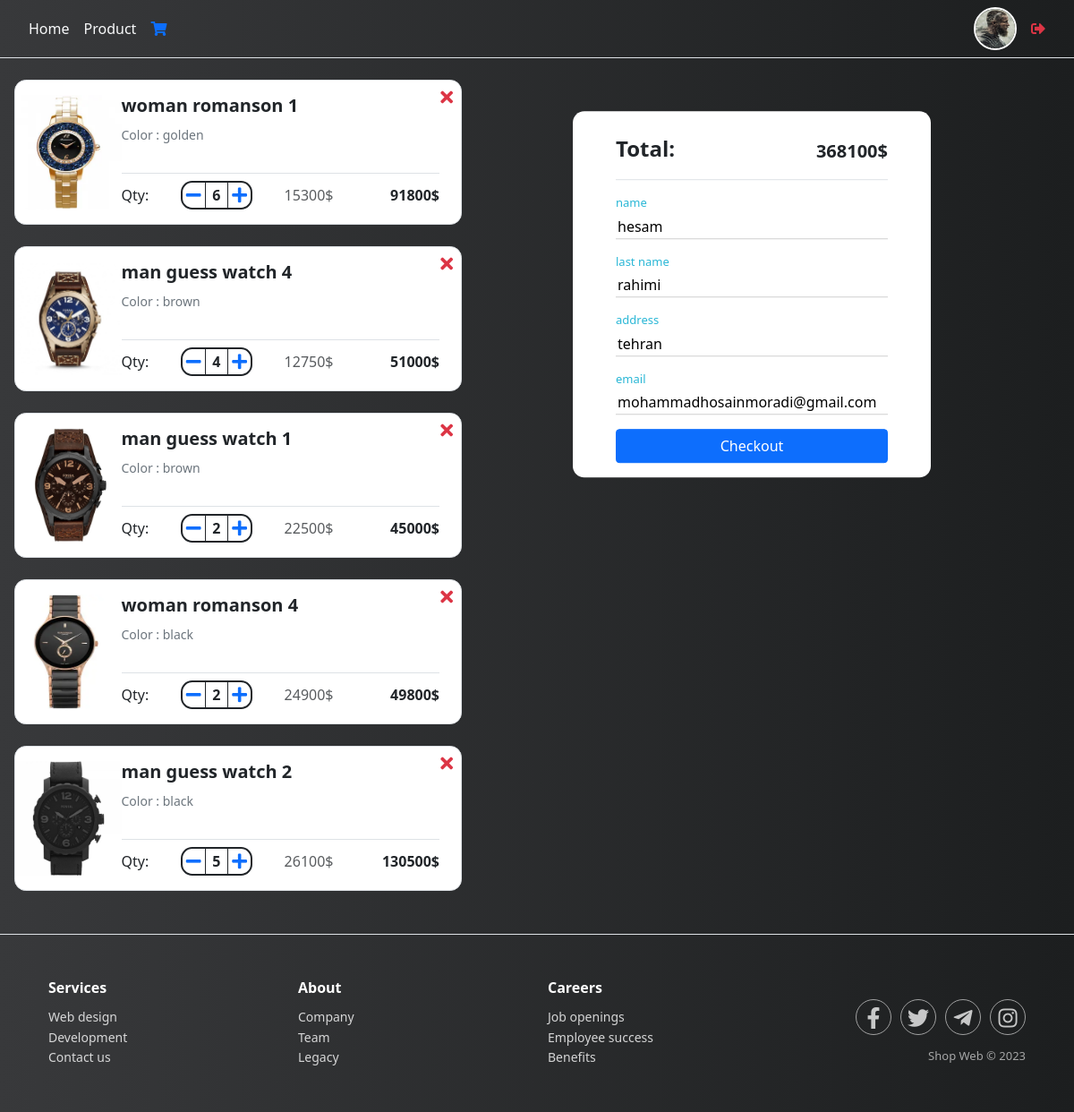
/cart/ (signed in), run on an earlier commit of the app's database.
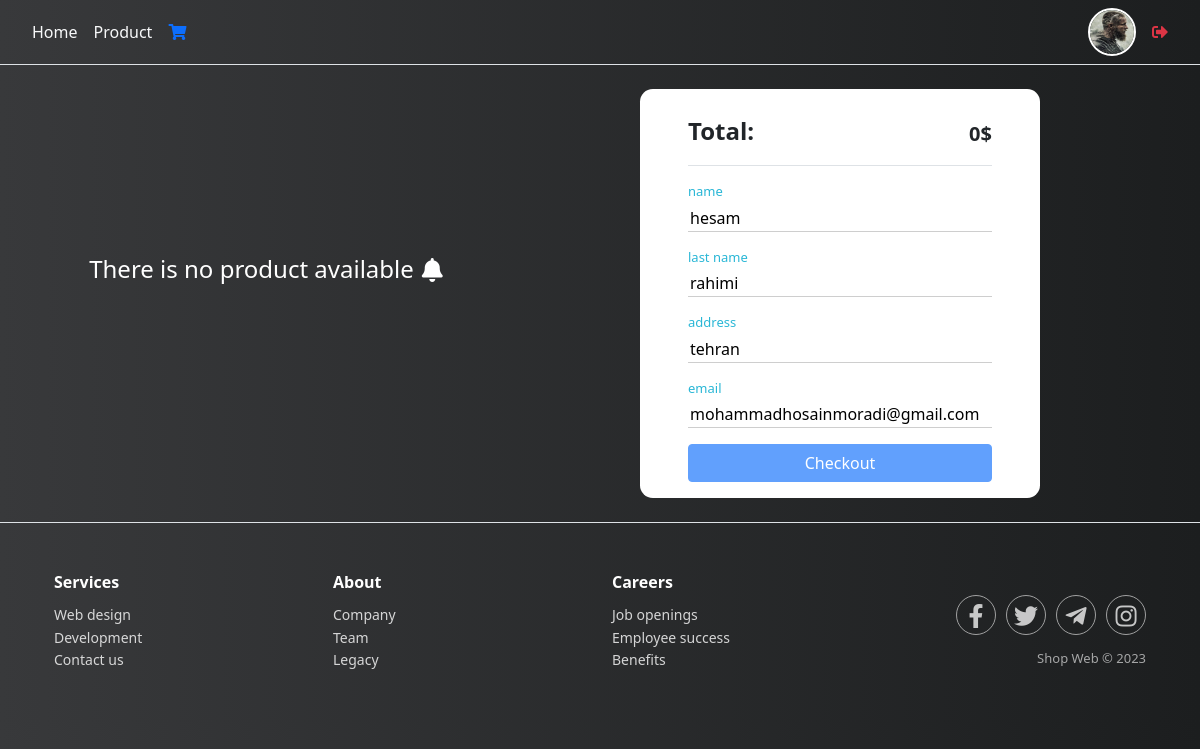
And on a later commit of the database.
### cart/models.py (models this page shows, shortened)
class Cart(models.Model):
    product = models.ForeignKey(Product,on_delete = models.CASCADE)
    user = models.ForeignKey(User,on_delete = models.CASCADE)
    variants = models.ForeignKey(Variant,on_delete = models.CASCADE ,  null = True, blank = True)
    quantity = models.PositiveIntegerField()

### home/models.py (models this page shows, shortened)
class Product(models.Model):
    Category = models.ManyToManyField(Category, blank=True)
    VARIANT = (('None', 'none'),
               ('Size', 'size'),
               ('Color', 'color'),
    )
    name = models.CharField(max_length=200)
    amount = models.PositiveIntegerField()
    num_view = models.IntegerField(default = 0)
    view = models.ManyToManyField(User,blank = True,related_name='product_view')
    unit_price = models.PositiveIntegerField()
    discount = models.PositiveIntegerField()
    total_price = models.PositiveIntegerField(blank=True, null=True)
    information = RichTextUploadingField(blank=True, null=True)
    create = models.DateTimeField(auto_now_add=True)
    update = jmodels.jDateTimeField(auto_now=True)
    tags = TaggableManager(blank=True)
    status = models.CharField(max_length=200, blank=True, null=True, choices=VARIANT)
    image = models.ImageField(upload_to='product')
    brand = models.ForeignKey('Brand',on_delete = models.CASCADE,blank = True,null = True)
    color = models.ManyToManyField('Color',blank = True)
    size = models.ManyToManyField('Size',blank = True)
    available = models.BooleanField(default=True)
    like = models.ManyToManyField(User,blank = True,related_name = 'product_like')
    total_like = models.IntegerField(default=0)
    unlike = models.ManyToManyField(User,blank = True,related_name = 'product_unlike')
    total_unlike = models.IntegerField(default=0)
    favourite = models.ManyToManyField(User,blank = True,related_name='fa_user')
    total_favourite = models.IntegerField(default = 0)
    sell = models.IntegerField(default = 0)
    change = models.BooleanField(default = True)
    def total_like(self):
        return self.like.count()
    def total_unlike(self):
        return self.unlike.count()
    def total_favourite(self):
        return self.favourite.count()
    @property
    def total_price(self):
        if not self.discount:
            return self.unit_price
        elif self.discount:
            total = (self.discount*self.unit_price)/100
            return int(self.unit_price - total)
        return self.total_price
    def __init__(self,*args,**kwargs):
        super().__init__(*args, **kwargs)
        self.old_price = self.unit_price

class Color(models.Model):
    name = models.CharField(max_length=100,blank=True, null=True)
    def __str__(self):
        return self.name

class Variant(models.Model):
    name = models.CharField(max_length=100,blank=True, null=True)
    product_variant = models.ForeignKey(Product,on_delete = models.CASCADE)
    size_variant = models.ForeignKey(Size,on_delete = models.CASCADE,null = True,blank = True)
    color_variant = models.ForeignKey(Color,on_delete = models.CASCADE,null = True,blank = True)
    update = jmodels.jDateTimeField(auto_now=True)
    amount = models.PositiveIntegerField()
    unit_price = models.PositiveIntegerField()
    discount = models.PositiveIntegerField()
    total_price = models.PositiveIntegerField(blank=True, null=True)
    change = models.BooleanField(default = True)
    @property
    def total_price(self):
        if not self.discount:
            return self.unit_price
        elif self.discount:
            total = (self.discount*self.unit_price)/100
            return int(self.unit_price - total)
        return self.total_price
    def __init__(self,*args,**kwargs):
        super().__init__(*args, **kwargs)
        self.old_price = self.unit_price

### cart/views.py (the view)
# urls.py: path('', views.cart_detail, name='cart_detail'),
def cart_detail(request):
    cart = Cart.objects.filter(user_id=request.user.id)
    form = OrderForm
    total = 0
    user = request.user
    for p in cart:
        if p.product.status != 'None':
            total += p.variants.total_price * p.quantity
        else:
            total += p.product.total_price*p.quantity
    return render(request,'cart/cart.html',{'cart':cart,'total':total,'form':form,'user':user})

### cart/templates/cart/cart.html (shortened to what the changed rows need)
{% extends 'main.html' %}
{% load static%}
{% block body %}
<head>
  <link rel="stylesheet" href="{% static 'cart.css' %}" />
</head>
<body style="background: #1c1e1f; background: -webkit-linear-gradient(to right, #38393b, #1c1e1f);
background: linear-gradient(to right, #38393b, #1c1e1f);">
  <div class="d-flex justify-content-center justify-content-md-start section">
    <div class="col-11 col-md-6 col-lg-5 ms-md-3 mb-4">
      {% for c in cart %}
      <div class="border col-12 mt-4 bg-white py-3 pe-4 d-flex" style="border-radius: .8rem;position: relative;">
        <div class="col-3">
          <a href="{% url 'home:detail' c.product.id %}" class="text-decoration-none">
          <img src="{{c.product.image.url}}" class="col-12" style="height: 8rem;" alt="" />
          </a>
        </div>
        <div class="col-9 d-flex flex-column justify-content-between">
          <div class="col-10">
            <div>
              <h5 class="fw-bold">
                {{c.product.name}}
              </h5>
            </div>
            <div>
              <small class="text-muted">Color :
                {% if c.product.status == 'None' %}
                {%for i in c.product.color.all%}{{i}}{%endfor%}
                {%else%}{{c.variants.color_variant.name}}
              {%endif%}</small>
            </div>
          </div>
          <div class="border-top d-flex pt-2 align-items-center justify-content-between">
            <div class="d-flex align-items-center justify-content-between col-8">
              <p class="fw-normal m-0 d-none d-sm-block">Qty:</p>
              <div class="border border-2 border-dark d-flex" style="border-radius: .8rem;width: 5rem;height: 2rem;">
                <a href="{% url 'cart:remove_single' c.id %}" class="d-flex justify-content-center align-items-center"
                  style="text-decoration: none;flex-grow: 1;">
                  <i class="fa fa-minus"
                    style="font-size: larger;--fa-primary-color: #005eff;--fa-secondary-color: #005eff;"></i>
                </a>
                <div style="flex-grow: 2;display: flex;justify-content: center;"
                  class="border-start border-dark border-end d-flex align-items-center">
                  <div class="fw-bold"> {{c.quantity}} </div>
                </div>
                <a href="{% url 'cart:add_single' c.id %}" class="d-flex justify-content-center align-items-center"
                  style="text-decoration: none;flex-grow: 1;">
                  <i class="fa fa-plus"
                    style="font-size: larger;--fa-primary-color: #005cfa;--fa-secondary-color: #005cfa;"></i>
                </a>
              </div>
              <div class="opacity-75">
                {% if c.product.status != 'None' %}
                {{c.variants.total_price}}$
                {%else%}
                {{c.product.total_price}}$
                {%endif%}
              </div>
            </div>
            <div class="fw-bold">
              {% if c.product.status != 'None' %}
              {% widthratio c.variants.total_price 1 c.quantity %}$
              {%else%}
              {% widthratio c.product.total_price 1 c.quantity %}$
              {%endif%}
            </div>
          </div>
        </div>
        <div style="position: absolute;right: 9px;top: 8px;">
        <a href="{% url 'cart:remove_cart' c.id %}"><i class="fa fa-remove fs-5 text-danger"></i></a>
      </div>
      </div>
      {% endfor %}
      {% for c in cart %}
      {%empty%}
<h4 class="text-white text-center mt-4 mb-5 pb-5" style="height: 100%;display: flex;align-items: center;justify-content: center;">
  There is no product available<i class="fa-solid fa-bell fa-shake ms-2"></i>
</h4>
      {% endfor %}
    </div>
    <div class="d-none d-md-flex justify-content-center mt-4 col-md-5 ms-4 col-lg-6">
      <div class="bg-white pt-4 pb-3 px-5 position-sticky" style="height: fit-content;border-radius: .8rem;width: 25rem;top: 10%;">
        <div class="d-flex justify-content-between fw-bold align-items-end border-bottom mb-3">
          <p class="fs-4">Total:</p>
          <p class="fs-5">{{total}}$</p>
        </div>
      </div>
    </div>
  </div>
</body>
{% endblock %}

What changed in the data, as far as the page shows it:
removed Cart: product.image (picture), product.name "woman romanson 1", quantity "6", product.total_price "15300", product+quantity "91800"
no longer on this page (row unchanged): Color: name "golden", shown under "woman romanson 1"
removed Cart: product.image (picture), product.name "man guess watch 4", variants.color_variant.name "brown", quantity "4", variants.total_price "12750", variants+quantity "51000"
removed Cart: product.image (picture), product.name "man guess watch 1", quantity "2", product.total_price "22500", product+quantity "45000"
no longer on this page (row unchanged): Color: name "brown", shown under "man guess watch 1"
removed Cart: product.image (picture), product.name "woman romanson 4", quantity "2", product.total_price "24900", product+quantity "49800"
no longer on this page (row unchanged): Color: name "black"
removed Cart: product.image (picture), product.name "man guess watch 2", quantity "5", product.total_price "26100", product+quantity "130500"
Also different on the page:
{{ total }}: "368100" → "0"
text now shown: "There is no product available"
